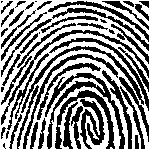
%> input picture dsp mp4/fingerprint.bmp, 150 x 150 px
$ octave thinning.m   (GNU Octave 9; MATLAB toolbox functions it lacks are replaced by stand-ins)
%> lines starting %> are read from the running program, lines starting %| are printed output that depends on the picture; in (x1, y1, x2, y2) boxes, pixels count from 0 and x2, y2 are one past the last pixel; in counts of white or black regions, pixels touching at a corner belong together; the program's own positions count from 1

origimg = imread('fingerprint.bmp');
%> origimg is the input picture: size 150x150 uint8; 53.8% white; 51 black regions (8 under 20 px), largest, box (x1, y1, x2, y2) and area: (45, 73, 125, 149) 1063, (17, 46, 144, 149) 814, (1, 30, 149, 125) 678

% hyperparameters
% 5x5, pd = 2
% 3x3, pd = 1

a = 3; %window length
hp = 1; %padding
origimg = padarray(origimg, [hp,hp], 1);
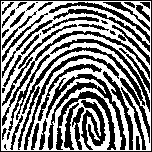
%> origimg: size 152x152 uint8; min 0, max 255, mean 133.7
pr=hp;
pc=hp;

[row, col] = size(origimg);
%> row = 152; col = 152

% Change instantly
img=origimg;
for r=1+pr:row-pr
        for c=1+pr:col-pr
    %         center = r,c
            area = img(r-pr:r+pr, c-pc:c+pc);
            area(a-hp,a-hp) = 100;

    %         if current pixel is black
            if img(r,c) == 0

    %             if at least 1 neighbor is white
                if max(area,[],'all') == 255

    %                 if black neighbor > 1
                    bcount = 0;
                    nb = false;
                    for i=1:a
                        for j=1:a
                            if area(i,j) == 0
                                bcount = bcount+1;
    %                             are there neighboring blacks?

    %                             down
                                if i+1 <= a
                                if area(i+1, j) == 0
                                    nb = true;
                                end
                                end

    %                             up
                                if i-1 >= 1
                                if area(i-1, j) == 0
                                    nb = true;
                                end
                                end

    %                             right
                                if j+1 <= a
                                if area(i, j+1) == 0
                                    nb = true;
                                end
                                end

    %                             left
                                if j-1 >= 1
                                if area(i, j-1) == 0
                                    nb = true;
                                end
                                end

    %                             up left
                                if i-1 >= 1 & j-1 >=1
                                if area(i-1, j-1) == 0
                                    nb = true;
                                end
                                end

    %                             up right
                                if i-1 >= 1 & j+1 <= a
                                if area(i-1, j+1) == 0
                                    nb = true;
                                end
                                end

    %                             down left
                                if i+1 <= a & j-1 >= 1
                                if area(i+1, j-1) == 0
                                    nb = true;
                                end
                                end

    %                             down right
                                if i+1 <= a & j+1 <= a
                                if area(i+1, j+1) == 0
                                    nb = true;
                                end
                                end
                            end
                        end
                    end
                    if bcount > 1 & nb == true
                        img(r,c) = 255;
                    end
                end
            end
        end
end
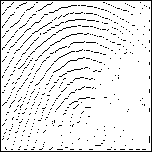
%> img: size 152x152 uint8; min 0, max 255, mean 232.8
%> after the loop, area = [255 255 1; 255 100 1; 1 1 1]; bcount = 1; nb = false
instant = img;
figure('Name','Thinned Instantly','NumberTitle','off');
imshow(instant);
title('Thinned Instantly');

% Change with delay
img = origimg;
change = true;
for ctr=1:1
    imgchange = zeros(row, col);
    change = false;

    for r=1+pr:row-pr
        for c=1+pr:col-pr
    %         center = r,c
            area = img(r-pr:r+pr, c-pc:c+pc);
            area(a-hp,a-hp) = 100;

    %         if current pixel is black
            if img(r,c) == 0

    %             if at least 1 neighbor is white
                if max(area,[],'all') == 255

    %                 if black neighbor > 1
                    bcount = 0;
                    nb = false;
                    for i=1:a
                        for j=1:a
                            if area(i,j) == 0
                                bcount = bcount+1;
    %                             are there neighboring blacks?

    %                             down
                                if i+1 <= a
                                if area(i+1, j) == 0
                                    nb = true;
                                end
                                end

    %                             up
                                if i-1 >= 1
                                if area(i-1, j) == 0
                                    nb = true;
                                end
                                end

    %                             right
                                if j+1 <= a
                                if area(i, j+1) == 0
                                    nb = true;
                                end
                                end

    %                             left
                                if j-1 >= 1
                                if area(i, j-1) == 0
                                    nb = true;
                                end
                                end

    %                             up left
                                if i-1 >= 1 & j-1 >=1
                                if area(i-1, j-1) == 0
                                    nb = true;
                                end
                                end

    %                             up right
                                if i-1 >= 1 & j+1 <= a
                                if area(i-1, j+1) == 0
                                    nb = true;
                                end
                                end

    %                             down left
                                if i+1 <= a & j-1 >= 1
                                if area(i+1, j-1) == 0
                                    nb = true;
                                end
                                end

    %                             down right
                                if i+1 <= a & j+1 <= a
                                if area(i+1, j+1) == 0
                                    nb = true;
                                end
                                end
                            end
                        end
                    end
                    if bcount > 1 & nb == true
                        imgchange(r,c) = true;
                    end
                end
            end
        end
    end

    for r=1:row
        for c=1:col
            if imgchange(r,c)
                img(r,c) = 255;
%                 change = true;
            end
        end
    end
end
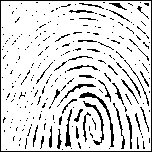
%> img: size 152x152 uint8; min 0, max 255, mean 218.8
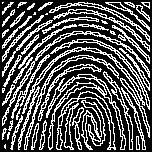
%> imgchange: size 152x152 double; values 0 (black) and 1 (white), 33.4% white in thin lines or dots
%> after the loop, bcount = 3; nb = true
delay = img;
figure('Name','Thinned with Delay','NumberTitle','off');
imshow(delay);
title('Thinned with Delay');

figure('Name','Fingerpint Thinning','NumberTitle','off');
together = min(instant, delay);
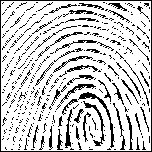
%> together: size 152x152 uint8; min 0, max 255, mean 203.6
subplot(1,2,1);
imshow(origimg);
title('Original');
subplot(1,2,2);
imshow(together);
title('Thinning Instant + Delay Image')
